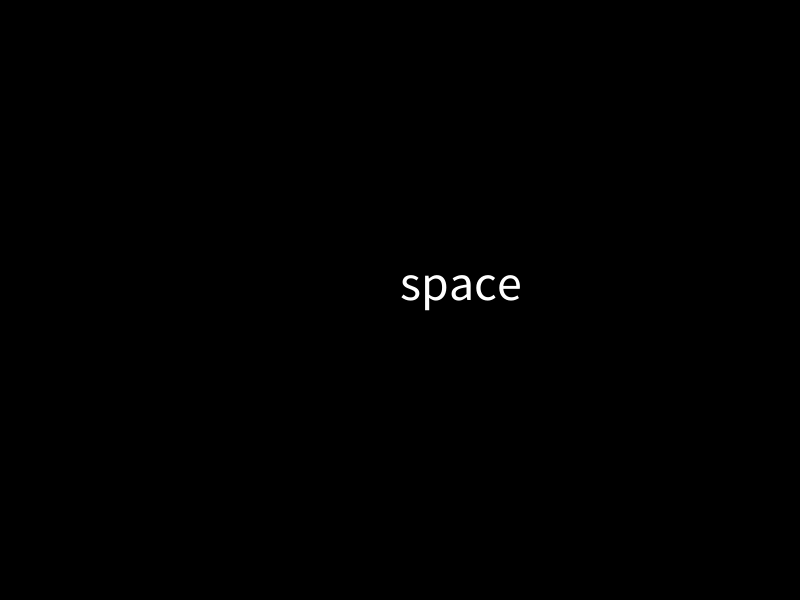
Frame 1 (no input)
Frame 60 (the mouse pressed at the canvas centre just before this capture): identical to frame 1, image omitted
Frame 120 (the mouse held since frame 60 and released just before this capture): identical to frame 1, image omitted

The Processing sketch that drew this single still picture (run headless with seeded random() and noise(); from frame 60 on, the mouse is pressed at the canvas centre):

// Processing sketch: sketch_16a
// ── sketch_16a.pde
int run = 0;

void setup() {
  size(800, 600);
  textSize(50);
}

void draw() {
  if (run == 0) {
    background(0);
    fill(255);
    text("space", width/2, height/2);
  } else {
    fill(random(255), random(255), random(255));
    ellipse(random(width), random(height), 20, 20);
  }
  if (keyPressed && key == ' ') {
    run = 1;
  }
}
